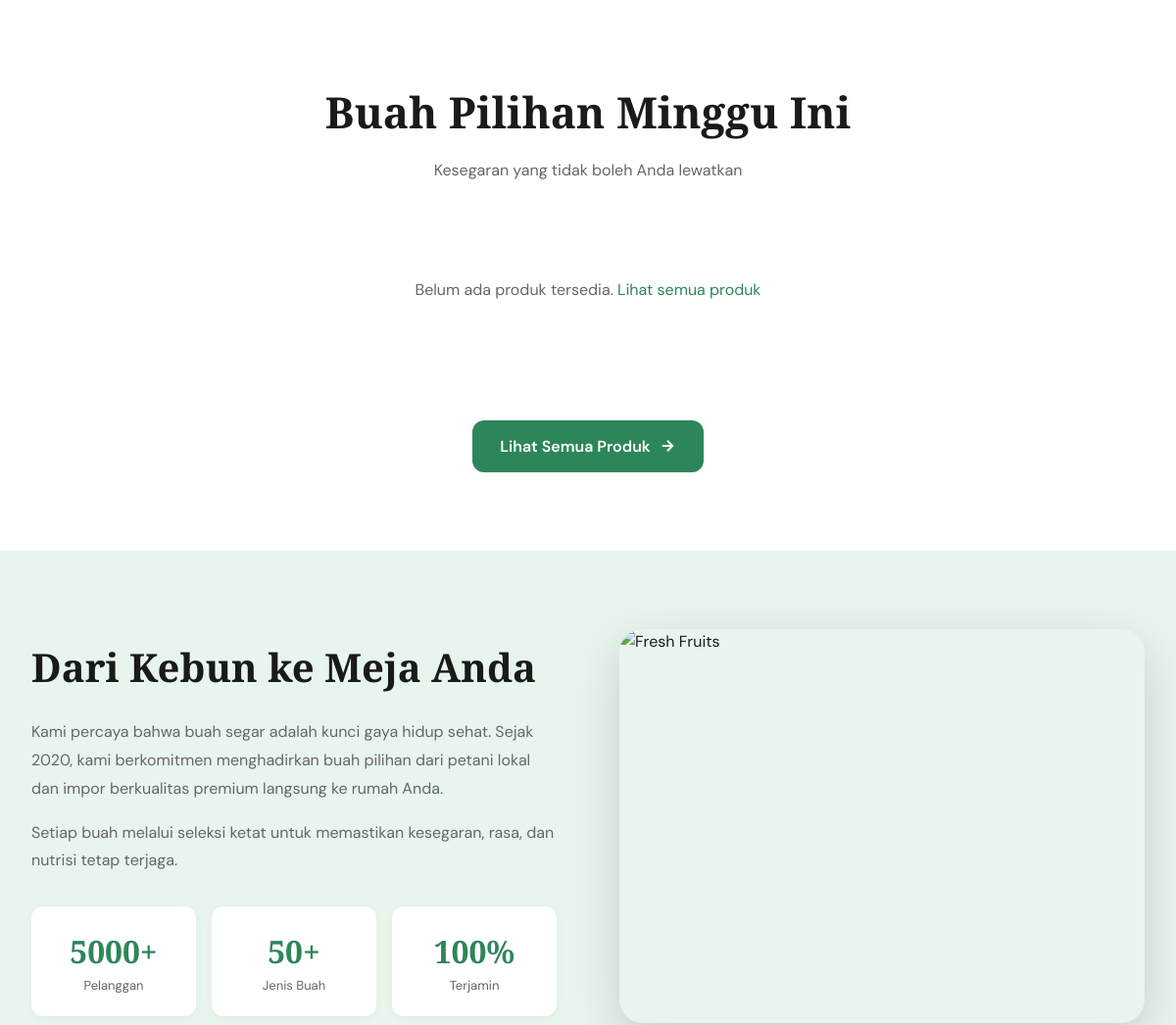
Before: / (middle part) with the older database file.
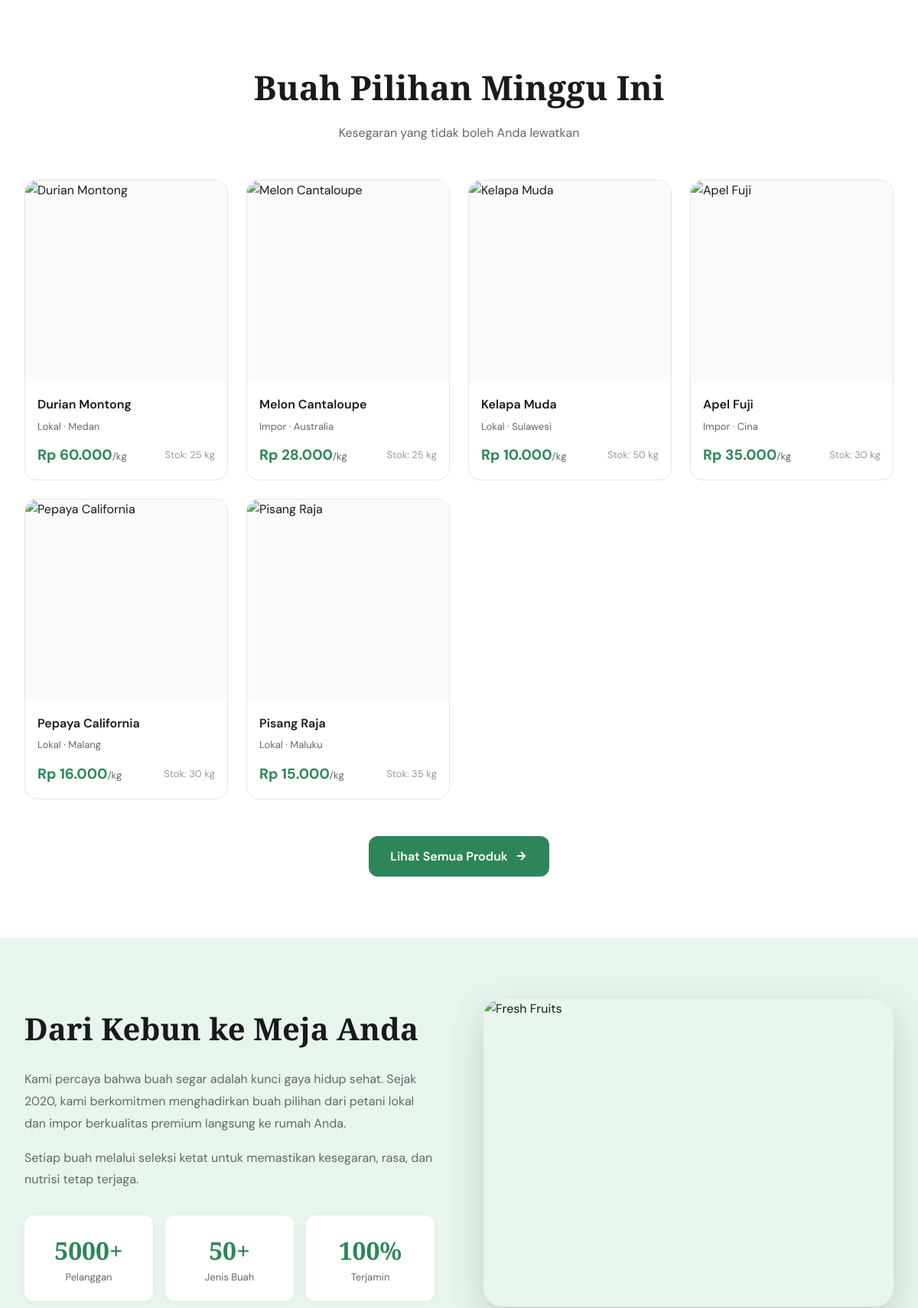
After: the same page with the newer database file.
### tables this page shows
CREATE TABLE buah (
    id INT PRIMARY KEY AUTO_INCREMENT,
    nama_buah VARCHAR(100) NOT NULL,
    slug VARCHAR(100) UNIQUE NOT NULL,
    deskripsi TEXT,
    harga_kg DECIMAL(10,2) NOT NULL,
    stok_kg DECIMAL(10,2) DEFAULT 0,
    gambar VARCHAR(255),
    asal VARCHAR(50),
    kategori ENUM('lokal', 'impor') DEFAULT 'lokal',
    status ENUM('active', 'inactive') DEFAULT 'active',
    created_at TIMESTAMP DEFAULT CURRENT_TIMESTAMP,
    updated_at TIMESTAMP DEFAULT CURRENT_TIMESTAMP ON UPDATE CURRENT_TIMESTAMP,
    INDEX idx_slug (slug),
    INDEX idx_status (status),
    INDEX idx_kategori (kategori)
);

### config/database.php (called while the page is built, shortened)
<?php
$pdo_options = [
    PDO::ATTR_ERRMODE => PDO::ERRMODE_EXCEPTION,
    PDO::ATTR_DEFAULT_FETCH_MODE => PDO::FETCH_ASSOC,
    PDO::ATTR_EMULATE_PREPARES => false,
];
$pdo = null;
function getConnection() {
    global $pdo;
    if ($pdo !== null) {
        return $pdo;
    }
    try {
        $dsn = "mysql:host=" . DB_HOST . ";dbname=" . DB_NAME . ";charset=" . DB_CHARSET;
        global $pdo_options;
        $pdo = new PDO($dsn, DB_USER, DB_PASS, $pdo_options);
        return $pdo;
    } catch (PDOException $e) {
        error_log("Database Connection Error: " . $e->getMessage());
        die("Koneksi database gagal. Silakan hubungi administrator.");
    }
}
function query($sql, $params = []) {
    try {
        $pdo = getConnection();
        $stmt = $pdo->prepare($sql);
        $stmt->execute($params);
        return $stmt;
    } catch (PDOException $e) {
        error_log("Query Error: " . $e->getMessage() . " | SQL: " . $sql);
        throw $e;
    }
}
function fetchAll($sql, $params = []) {
    $stmt = query($sql, $params);
    return $stmt->fetchAll();
}
?>

### index.php (the view, shortened to what this page needs)
<?php
require_once 'config/database.php';
$featured_products = fetchAll("
    SELECT * FROM buah
    WHERE status = 'active' AND stok_kg > 0
    ORDER BY RAND()
    LIMIT 6
");
if (empty($featured_products)) {
    $featured_products = fetchAll("SELECT * FROM buah WHERE status = 'active' ORDER BY created_at DESC LIMIT 6");
}
?>
<!DOCTYPE html>
<html lang="id">
<head>
</head>
<body>
<section id="products" class="products-showcase">
    <div class="container">
        <div class="section-header">
            <h2 class="section-title">Buah Pilihan Minggu Ini</h2>
            <p class="section-sub">Kesegaran yang tidak boleh Anda lewatkan</p>
        </div>
        <div class="products-grid">
            <?php if (count($featured_products) > 0): ?>
                <?php foreach ($featured_products as $i => $p):
                    $stock = floatval($p['stok_kg']);
                ?>
                <a href="pages/catalog.php" class="product-card">
                    <div class="product-image">
                    </div>
                    <div class="product-info">
                        <div class="product-name"><?php echo htmlspecialchars($p['nama_buah']); ?></div>
                        <div class="product-origin"><?php echo $p['kategori'] === 'impor' ? 'Impor' : 'Lokal'; ?> · <?php echo htmlspecialchars($p['asal']); ?></div>
                        <div class="product-footer">
                            <span class="product-price">Rp <?php echo number_format($p['harga_kg'], 0, ',', '.'); ?><small>/kg</small></span>
                            <span class="product-stock">Stok: <?php echo $stock; ?> kg</span>
                        </div>
                    </div>
                </a>
                <?php endforeach; ?>
            <?php else: ?>
                <div style="grid-column:1/-1;text-align:center;padding:3rem;color:var(--text-light)">
                    Belum ada produk tersedia. <a href="pages/catalog.php" style="color:var(--primary)">Lihat semua produk</a>
                </div>
            <?php endif; ?>
        </div>
        <div class="section-cta">
            <a href="pages/catalog.php" class="btn btn-primary">
                Lihat Semua Produk
                <svg width="18" height="18" viewBox="0 0 24 24" fill="none" stroke="currentColor" stroke-width="2.5"><path d="M5 12h14M12 5l7 7-7 7"/></svg>
            </a>
        </div>
    </div>
</section>
<section id="about" class="about">
    <div class="container">
        <div class="about-inner">
            <div>
                <h2 class="about-title">Dari Kebun ke Meja Anda</h2>
                <p class="about-desc">Kami percaya bahwa buah segar adalah kunci gaya hidup sehat. Sejak 2020, kami berkomitmen menghadirkan buah pilihan dari petani lokal dan impor berkualitas premium langsung ke rumah Anda.</p>
                <p class="about-desc">Setiap buah melalui seleksi ketat untuk memastikan kesegaran, rasa, dan nutrisi tetap terjaga.</p>
                <div class="about-stats">
                    <div class="stat-card"><span class="stat-num-lg">5000+</span><span class="stat-lbl">Pelanggan</span></div>
                    <div class="stat-card"><span class="stat-num-lg">50+</span><span class="stat-lbl">Jenis Buah</span></div>
                    <div class="stat-card"><span class="stat-num-lg">100%</span><span class="stat-lbl">Terjamin</span></div>
                </div>
            </div>
            <div class="about-img">
                <img src="https://images.unsplash.com/photo-1610832958506-aa56368176cf?w=800" alt="Fresh Fruits" loading="lazy">
            </div>
        </div>
    </div>
</section>
</body>
</html>

Changed rows visible on the page:
added buah: nama_buah "Durian Montong", kategori "Lokal", asal "Medan", harga_kg "60.000", stok_kg "25"
added buah: nama_buah "Melon Cantaloupe", kategori "Impor", asal "Australia", harga_kg "28.000", stok_kg "25"
added buah: nama_buah "Kelapa Muda", kategori "Lokal", asal "Sulawesi", harga_kg "10.000", stok_kg "50"
added buah: nama_buah "Apel Fuji", kategori "Impor", asal "Cina", harga_kg "35.000", stok_kg "30"
added buah: nama_buah "Pepaya California", kategori "Lokal", asal "Malang", harga_kg "16.000", stok_kg "30"
added buah: nama_buah "Pisang Raja", kategori "Lokal", asal "Maluku", harga_kg "15.000", stok_kg "35"
Other visible differences:
text no longer shown: "Belum ada produk tersedia. Lihat semua produk"
